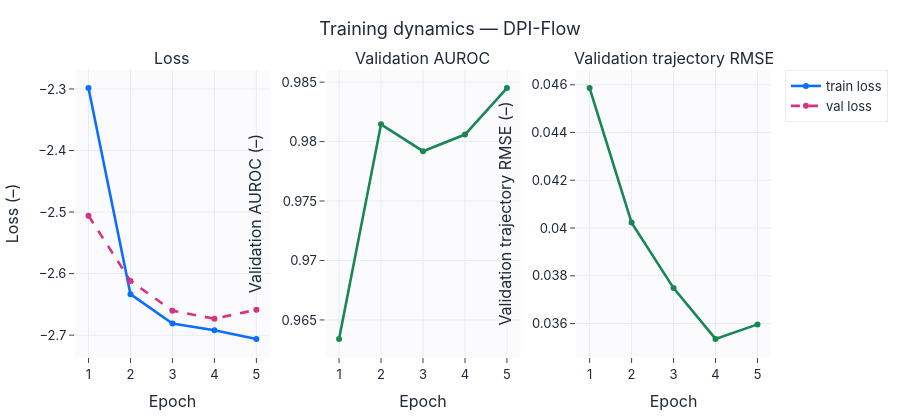

The cell this chart's notebook holds for it:
### Markdown cell above
## Кривые обучения с метриками

### Code cell
training_dashboard(history, title="Training dynamics — DPI-Flow", model_color="#0b6efd",
                   save=SAVE_FIGS, fig_id="2_2_training_dashboard").show()

### Figure 1 — Plotly figure (JSON) as saved in the notebook; plotly's stock layout.template omitted (floating-point values rounded to 4 significant figures)
{"data": [{"line": {"color": "#0b6efd", "width": 2.6}, "mode": "lines+markers", "name": "train loss", "type": "scatter", "x": [1, 2, 3, 4, 5], "xaxis": "x", "y": [-2.299, -2.633, -2.681, -2.692, -2.706], "yaxis": "y"}, {"line": {"color": "#d63384", "dash": "dash", "width": 2.6}, "mode": "lines+markers", "name": "val loss", "type": "scatter", "x": [1, 2, 3, 4, 5], "xaxis": "x", "y": [-2.506, -2.612, -2.66, -2.673, -2.659], "yaxis": "y"}, {"line": {"color": "#198754", "width": 2.6}, "mode": "lines+markers", "name": "Validation AUROC", "showlegend": false, "type": "scatter", "x": [1, 2, 3, 4, 5], "xaxis": "x2", "y": [0.9634, 0.9814, 0.9792, 0.9806, 0.9845], "yaxis": "y2"}, {"line": {"color": "#198754", "width": 2.6}, "mode": "lines+markers", "name": "Validation trajectory RMSE", "showlegend": false, "type": "scatter", "x": [1, 2, 3, 4, 5], "xaxis": "x3", "y": [0.04586, 0.04023, 0.03748, 0.03536, 0.03596], "yaxis": "y3"}], "layout": {"annotations": [{"font": {"size": 16}, "showarrow": false, "text": "Loss", "x": 0.14, "xanchor": "center", "xref": "paper", "y": 1.0, "yanchor": "bottom", "yref": "paper"}, {"font": {"size": 16}, "showarrow": false, "text": "Validation AUROC", "x": 0.5, "xanchor": "center", "xref": "paper", "y": 1.0, "yanchor": "bottom", "yref": "paper"}, {"font": {"size": 16}, "showarrow": false, "text": "Validation trajectory RMSE", "x": 0.86, "xanchor": "center", "xref": "paper", "y": 1.0, "yanchor": "bottom", "yref": "paper"}], "height": 420, "title": {"text": "Training dynamics — DPI-Flow"}, "xaxis": {"anchor": "y", "domain": [0.0, 0.28], "title": {"text": "Epoch"}}, "xaxis2": {"anchor": "y2", "domain": [0.36, 0.64], "title": {"text": "Epoch"}}, "xaxis3": {"anchor": "y3", "domain": [0.72, 1.0], "title": {"text": "Epoch"}}, "yaxis": {"anchor": "x", "domain": [0.0, 1.0], "title": {"text": "Loss (–)"}}, "yaxis2": {"anchor": "x2", "domain": [0.0, 1.0], "title": {"text": "Validation AUROC (–)"}}, "yaxis3": {"anchor": "x3", "domain": [0.0, 1.0], "title": {"text": "Validation trajectory RMSE (–)"}}}}
